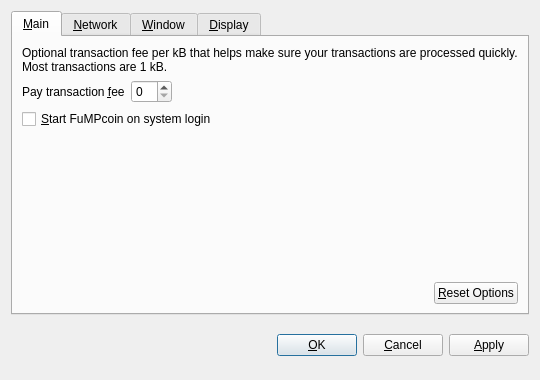
<?xml version="1.0" encoding="UTF-8"?>
<ui version="4.0">
 <class>OptionsDialog</class>
 <widget class="QDialog" name="OptionsDialog">
  <property name="geometry">
   <rect>
    <x>0</x>
    <y>0</y>
    <width>540</width>
    <height>380</height>
   </rect>
  </property>
  <property name="windowTitle">
   <string>Options</string>
  </property>
  <property name="modal">
   <bool>true</bool>
  </property>
  <layout class="QVBoxLayout" name="verticalLayout">
   <item>
    <widget class="QTabWidget" name="tabWidget">
     <property name="tabPosition">
      <enum>QTabWidget::North</enum>
     </property>
     <property name="currentIndex">
      <number>0</number>
     </property>
     <widget class="QWidget" name="tabMain">
      <attribute name="title">
       <string>&amp;Main</string>
      </attribute>
      <layout class="QVBoxLayout" name="verticalLayout_Main">
       <item>
        <widget class="QLabel" name="transactionFeeInfoLabel">
         <property name="text">
          <string>Optional transaction fee per kB that helps make sure your transactions are processed quickly. Most transactions are 1 kB.</string>
         </property>
         <property name="textFormat">
          <enum>Qt::PlainText</enum>
         </property>
         <property name="wordWrap">
          <bool>true</bool>
         </property>
        </widget>
       </item>
       <item>
        <layout class="QHBoxLayout" name="horizontalLayout_1_Main">
         <item>
          <widget class="QLabel" name="transactionFeeLabel">
           <property name="text">
            <string>Pay transaction &amp;fee</string>
           </property>
           <property name="textFormat">
            <enum>Qt::PlainText</enum>
           </property>
           <property name="buddy">
            <cstring>transactionFee</cstring>
           </property>
          </widget>
         </item>
         <item>
          <widget class="BitcoinAmountField" name="transactionFee"/>
         </item>
         <item>
          <spacer name="horizontalSpacer_1_Main">
           <property name="orientation">
            <enum>Qt::Horizontal</enum>
           </property>
           <property name="sizeHint" stdset="0">
            <size>
             <width>40</width>
             <height>20</height>
            </size>
           </property>
          </spacer>
         </item>
        </layout>
       </item>
       <item>
        <widget class="QCheckBox" name="bitcoinAtStartup">
         <property name="toolTip">
          <string>Automatically start FuMPcoin after logging in to the system.</string>
         </property>
         <property name="text">
          <string>&amp;Start FuMPcoin on system login</string>
         </property>
        </widget>
       </item>
       <item>
        <spacer name="verticalSpacer_Main">
         <property name="orientation">
          <enum>Qt::Vertical</enum>
         </property>
         <property name="sizeHint" stdset="0">
          <size>
           <width>20</width>
           <height>40</height>
          </size>
         </property>
        </spacer>
       </item>
       <item>
        <layout class="QHBoxLayout" name="horizontalLayout_2_Main">
         <item>
          <spacer name="horizontalSpacer_2_Main">
           <property name="orientation">
            <enum>Qt::Horizontal</enum>
           </property>
           <property name="sizeHint" stdset="0">
            <size>
             <width>40</width>
             <height>20</height>
            </size>
           </property>
          </spacer>
         </item>
         <item>
          <widget class="QPushButton" name="resetButton">
           <property name="toolTip">
            <string>Reset all client options to default.</string>
           </property>
           <property name="text">
            <string>&amp;Reset Options</string>
           </property>
           <property name="autoDefault">
            <bool>false</bool>
           </property>
          </widget>
         </item>
        </layout>
       </item>
      </layout>
     </widget>
     <widget class="QWidget" name="tabNetwork">
      <attribute name="title">
       <string>&amp;Network</string>
      </attribute>
      <layout class="QVBoxLayout" name="verticalLayout_Network">
       <item>
        <widget class="QCheckBox" name="mapPortUpnp">
         <property name="toolTip">
          <string>Automatically open the FuMPcoin client port on the router. This only works when your router supports UPnP and it is enabled.</string>
         </property>
         <property name="text">
          <string>Map port using &amp;UPnP</string>
         </property>
        </widget>
       </item>
       <item>
        <widget class="QCheckBox" name="connectSocks">
         <property name="toolTip">
          <string>Connect to the FuMPcoin network through a SOCKS proxy (e.g. when connecting through Tor).</string>
         </property>
         <property name="text">
          <string>&amp;Connect through SOCKS proxy:</string>
         </property>
        </widget>
       </item>
       <item>
        <layout class="QHBoxLayout" name="horizontalLayout_Network">
         <item>
          <widget class="QLabel" name="proxyIpLabel">
           <property name="text">
            <string>Proxy &amp;IP:</string>
           </property>
           <property name="textFormat">
            <enum>Qt::PlainText</enum>
           </property>
           <property name="buddy">
            <cstring>proxyIp</cstring>
           </property>
          </widget>
         </item>
         <item>
          <widget class="QValidatedLineEdit" name="proxyIp">
           <property name="maximumSize">
            <size>
             <width>140</width>
             <height>16777215</height>
            </size>
           </property>
           <property name="toolTip">
            <string>IP address of the proxy (e.g. 127.0.0.1)</string>
           </property>
          </widget>
         </item>
         <item>
          <widget class="QLabel" name="proxyPortLabel">
           <property name="text">
            <string>&amp;Port:</string>
           </property>
           <property name="textFormat">
            <enum>Qt::PlainText</enum>
           </property>
           <property name="buddy">
            <cstring>proxyPort</cstring>
           </property>
          </widget>
         </item>
         <item>
          <widget class="QLineEdit" name="proxyPort">
           <property name="maximumSize">
            <size>
             <width>55</width>
             <height>16777215</height>
            </size>
           </property>
           <property name="toolTip">
            <string>Port of the proxy (e.g. 9050)</string>
           </property>
          </widget>
         </item>
         <item>
          <widget class="QLabel" name="socksVersionLabel">
           <property name="text">
            <string>SOCKS &amp;Version:</string>
           </property>
           <property name="textFormat">
            <enum>Qt::PlainText</enum>
           </property>
           <property name="buddy">
            <cstring>socksVersion</cstring>
           </property>
          </widget>
         </item>
         <item>
          <widget class="QValueComboBox" name="socksVersion">
           <property name="toolTip">
            <string>SOCKS version of the proxy (e.g. 5)</string>
           </property>
          </widget>
         </item>
         <item>
          <spacer name="horizontalSpacer_Network">
           <property name="orientation">
            <enum>Qt::Horizontal</enum>
           </property>
           <property name="sizeHint" stdset="0">
            <size>
             <width>40</width>
             <height>20</height>
            </size>
           </property>
          </spacer>
         </item>
        </layout>
       </item>
       <item>
        <spacer name="verticalSpacer_Network">
         <property name="orientation">
          <enum>Qt::Vertical</enum>
         </property>
         <property name="sizeHint" stdset="0">
          <size>
           <width>20</width>
           <height>40</height>
          </size>
         </property>
        </spacer>
       </item>
      </layout>
     </widget>
     <widget class="QWidget" name="tabWindow">
      <attribute name="title">
       <string>&amp;Window</string>
      </attribute>
      <layout class="QVBoxLayout" name="verticalLayout_Window">
       <item>
        <widget class="QCheckBox" name="minimizeToTray">
         <property name="toolTip">
          <string>Show only a tray icon after minimizing the window.</string>
         </property>
         <property name="text">
          <string>&amp;Minimize to the tray instead of the taskbar</string>
         </property>
        </widget>
       </item>
       <item>
        <widget class="QCheckBox" name="minimizeOnClose">
         <property name="toolTip">
          <string>Minimize instead of exit the application when the window is closed. When this option is enabled, the application will be closed only after selecting Quit in the menu.</string>
         </property>
         <property name="text">
          <string>M&amp;inimize on close</string>
         </property>
        </widget>
       </item>
       <item>
        <spacer name="verticalSpacer_Window">
         <property name="orientation">
          <enum>Qt::Vertical</enum>
         </property>
         <property name="sizeHint" stdset="0">
          <size>
           <width>20</width>
           <height>40</height>
          </size>
         </property>
        </spacer>
       </item>
      </layout>
     </widget>
     <widget class="QWidget" name="tabDisplay">
      <attribute name="title">
       <string>&amp;Display</string>
      </attribute>
      <layout class="QVBoxLayout" name="verticalLayout_Display">
       <item>
        <layout class="QHBoxLayout" name="horizontalLayout_1_Display">
         <item>
          <widget class="QLabel" name="langLabel">
           <property name="text">
            <string>User Interface &amp;language:</string>
           </property>
           <property name="textFormat">
            <enum>Qt::PlainText</enum>
           </property>
           <property name="buddy">
            <cstring>lang</cstring>
           </property>
          </widget>
         </item>
         <item>
          <widget class="QValueComboBox" name="lang">
           <property name="toolTip">
            <string>The user interface language can be set here. This setting will take effect after restarting FuMPcoin.</string>
           </property>
          </widget>
         </item>
        </layout>
       </item>
       <item>
        <layout class="QHBoxLayout" name="horizontalLayout_2_Display">
         <item>
          <widget class="QLabel" name="unitLabel">
           <property name="text">
            <string>&amp;Unit to show amounts in:</string>
           </property>
           <property name="textFormat">
            <enum>Qt::PlainText</enum>
           </property>
           <property name="buddy">
            <cstring>unit</cstring>
           </property>
          </widget>
         </item>
         <item>
          <widget class="QValueComboBox" name="unit">
           <property name="toolTip">
            <string>Choose the default subdivision unit to show in the interface and when sending coins.</string>
           </property>
          </widget>
         </item>
        </layout>
       </item>
       <item>
        <widget class="QCheckBox" name="displayAddresses">
         <property name="toolTip">
          <string>Whether to show FuMPcoin addresses in the transaction list or not.</string>
         </property>
         <property name="text">
          <string>&amp;Display addresses in transaction list</string>
         </property>
        </widget>
       </item>
       <item>
        <widget class="QCheckBox" name="coinControlFeatures">
         <property name="toolTip">
          <string>Whether to show coin control features or not.</string>
         </property>
         <property name="text">
          <string>Display coin &amp;control features (experts only!)</string>
         </property>
        </widget>
       </item>
       <item>
        <spacer name="verticalSpacer_Display">
         <property name="orientation">
          <enum>Qt::Vertical</enum>
         </property>
         <property name="sizeHint" stdset="0">
          <size>
           <width>20</width>
           <height>40</height>
          </size>
         </property>
        </spacer>
       </item>
      </layout>
     </widget>
    </widget>
   </item>
   <item>
    <layout class="QHBoxLayout" name="horizontalLayout_Buttons">
     <item>
      <spacer name="horizontalSpacer_1">
       <property name="orientation">
        <enum>Qt::Horizontal</enum>
       </property>
       <property name="sizeHint" stdset="0">
        <size>
         <width>40</width>
         <height>48</height>
        </size>
       </property>
      </spacer>
     </item>
     <item>
      <widget class="QLabel" name="statusLabel">
       <property name="font">
        <font>
         <weight>75</weight>
         <bold>true</bold>
        </font>
       </property>
       <property name="text">
        <string/>
       </property>
       <property name="textFormat">
        <enum>Qt::PlainText</enum>
       </property>
       <property name="wordWrap">
        <bool>true</bool>
       </property>
      </widget>
     </item>
     <item>
      <spacer name="horizontalSpacer_2">
       <property name="orientation">
        <enum>Qt::Horizontal</enum>
       </property>
       <property name="sizeHint" stdset="0">
        <size>
         <width>40</width>
         <height>48</height>
        </size>
       </property>
      </spacer>
     </item>
     <item>
      <widget class="QPushButton" name="okButton">
       <property name="text">
        <string>&amp;OK</string>
       </property>
      </widget>
     </item>
     <item>
      <widget class="QPushButton" name="cancelButton">
       <property name="text">
        <string>&amp;Cancel</string>
       </property>
       <property name="autoDefault">
        <bool>false</bool>
       </property>
      </widget>
     </item>
     <item>
      <widget class="QPushButton" name="applyButton">
       <property name="text">
        <string>&amp;Apply</string>
       </property>
       <property name="autoDefault">
        <bool>false</bool>
       </property>
      </widget>
     </item>
    </layout>
   </item>
  </layout>
 </widget>
 <customwidgets>
  <customwidget>
   <class>BitcoinAmountField</class>
   <extends>QSpinBox</extends>
   <header>bitcoinamountfield.h</header>
  </customwidget>
  <customwidget>
   <class>QValueComboBox</class>
   <extends>QComboBox</extends>
   <header>qvaluecombobox.h</header>
  </customwidget>
  <customwidget>
   <class>QValidatedLineEdit</class>
   <extends>QLineEdit</extends>
   <header>qvalidatedlineedit.h</header>
  </customwidget>
 </customwidgets>
 <resources/>
 <connections/>
</ui>
